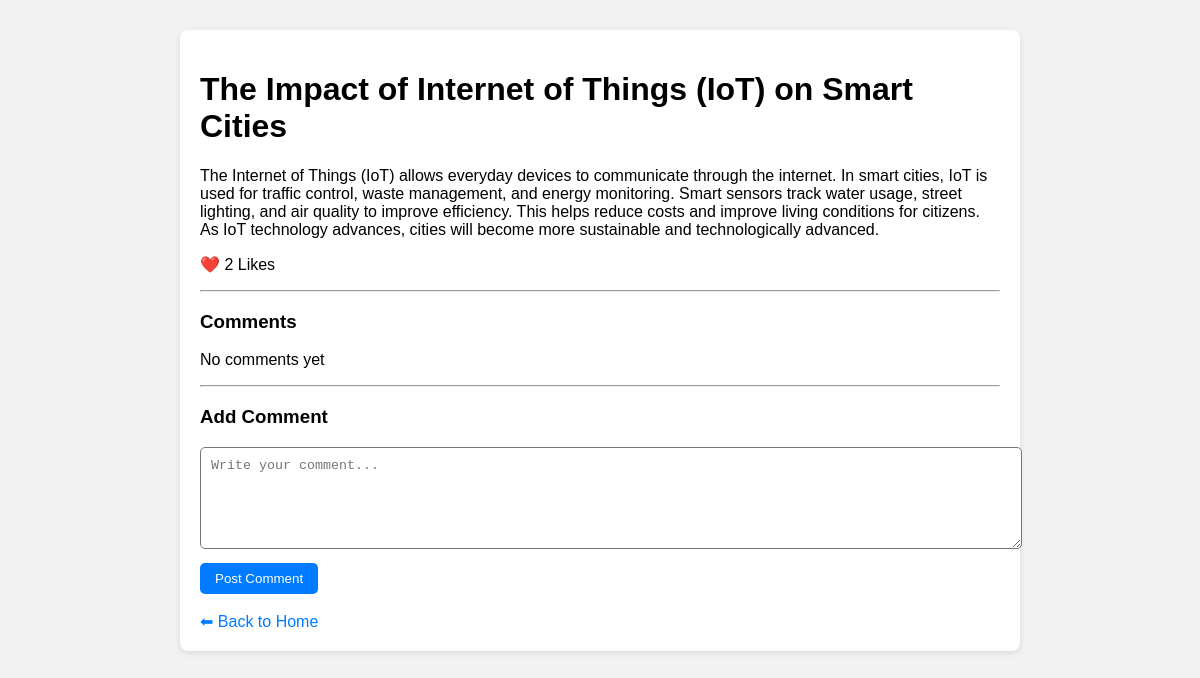
Page /post/6/ on the committed database.
### cms/models.py (models this page shows, shortened)
class Post(models.Model):
    title = models.CharField(max_length=200)
    short_description = models.CharField(max_length=300)
    content = models.TextField()
    author = models.ForeignKey(User, on_delete=models.CASCADE)
    category = models.ForeignKey(Category, on_delete=models.CASCADE)
    image = models.ImageField(upload_to='post_images/', blank=True, null=True)
    likes = models.PositiveIntegerField(default=0)
    created_at = models.DateTimeField(auto_now_add=True)

### cms/views.py (the view, shortened to what this page needs)
# urls.py: path('post/<int:id>/', views.post_detail, name='post_detail'),
def post_detail(request, id):
    post = get_object_or_404(Post, id=id)
    comments = Comment.objects.filter(post=post)
    return render(request, 'cms/post_detail.html', {
        'post': post,
        'comments': comments
    })

### templates/cms/post_detail.html (shortened to what this page needs)
<!DOCTYPE html>
<html>
<head>
</head>
<body>
<div class="container">
    <h1>{{ post.title }}</h1>
    <p>{{ post.content }}</p>
    <p>❤️ {{ post.likes }} Likes</p>
    <hr>
    <h3>Comments</h3>
    {% for comment in post.comments.all %}
        <div class="comment">
            {{ comment.text }}
        </div>
    {% empty %}
        <p>No comments yet</p>
    {% endfor %}
    <hr>
    <h3>Add Comment</h3>
    <form method="POST">
        <textarea name="comment" placeholder="Write your comment..." required></textarea>
        <br>
        <button type="submit">Post Comment</button>
    </form>
    <br>
    <a href="/">⬅ Back to Home</a>
</div>
</body>
</html>

### templates/cms/post_detail.html (style rules this page uses)
body { font-family: Arial; background:#f2f2f2; margin:0; }
.container { max-width:800px; margin:auto; background:white; padding:20px; margin-top:30px; border-radius:8px; box-shadow:0 2px 6px rgba(0,0,0,0.1); }
textarea { width:100%; height:80px; padding:10px; border-radius:5px; }
button { margin-top:10px; padding:8px 15px; background:#007BFF; color:white; border:none; border-radius:5px; cursor:pointer; }
a { text-decoration:none; color:#007BFF; }

### rows in the picture
Post: title "The Impact of Internet of Things (IoT) on Smart Cities", content "The Internet of Things (IoT) allows everyday devices to communicate through the internet. In smart cities, IoT is used for traffic control, waste management, and energy monitoring. Smart sensors track water usage, street lighting, and air quality to improve efficiency. This helps reduce costs and improve living conditions for citizens. As IoT technology advances, cities will become more sustainable and technologically advanced.", likes "2"
